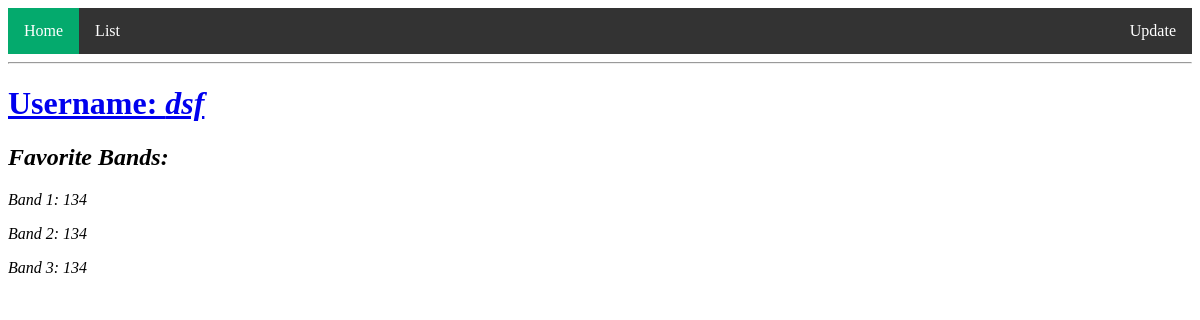
/list, run on an earlier commit of the app's database.
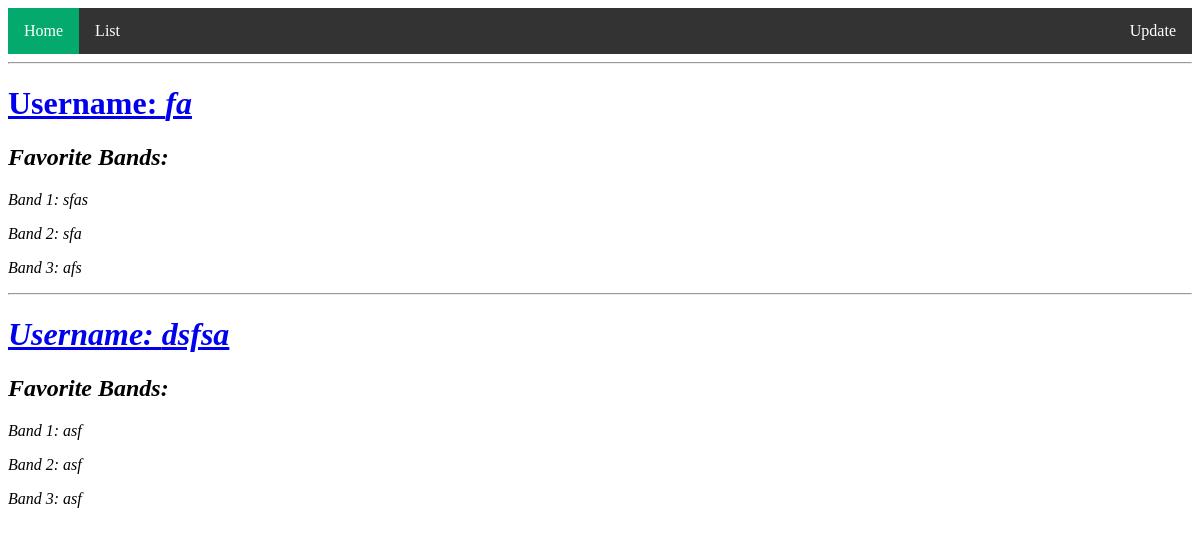
And on a later commit of the database.
### main.py (models this page shows)
class User(db.Model):
    id = db.Column(db.Integer, primary_key=True)
    username = db.Column(db.String(20), unique=True, nullable=False)
    email = db.Column(db.String(150), unique=True, nullable=False)
    pin = db.Column(db.Integer(), nullable=False)
    band1 = db.Column(db.String(50), nullable=False)
    band2 = db.Column(db.String(50), nullable=False)
    band3 = db.Column(db.String(50), nullable=False)

### main.py (the view)
@app.route('/list')
def list():
    users = User.query.all() # query all the users in the database to retrieve in the future
    return render_template('list.html', users=users)

### templates/list.html (shortened to what this page needs)
<!DOCTYPE html>
<html lang="en">
<head>
    <link rel="stylesheet" href="{{ url_for('static',filename='styles/style.css') }}">
</head>
<body>
    <ul>
        <li><a class="active" href="{{url_for('home')}}">Home</a></li>
        <li><a href="{{url_for('list')}}">List</a></li>
        <li style="float:right"><a href="{{url_for('update')}}">Update</a></li>
    </ul>
        {% for user in users%}
        <hr>
            <h1><a href="{{ url_for('userpage', Usernamee=user.username)}}">Username: <I>{{user.username}}</a></h1>
            <div>
                <h2>Favorite Bands:</h2>
                <p>Band 1: {{user.band1}}</p>
                <p>Band 2: {{user.band2}}</p>
                <p>Band 3: {{user.band3}}</p>
            </div>
        {%endfor%}
</body>
</html>

### static/styles/style.css (style rules this page uses)
ul { list-style-type: none; margin: 0; padding: 0; overflow: hidden; background-color: #333; }
li { float: left; }
li a { display: block; color: white; text-align: center; padding: 14px 16px; text-decoration: none; }
.active { background-color: #04AA6D; }

What changed in the data, as far as the page shows it:
changed User: username "dsf" → "fa"; band1 "134" → "sfas"; band2 "134" → "sfa"; band3 "134" → "afs"
added User: username "dsfsa", band1 "asf", band2 "asf", band3 "asf"
